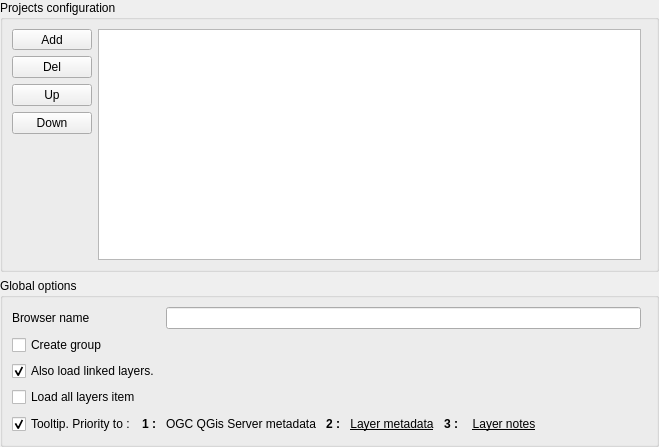
<?xml version="1.0" encoding="UTF-8"?>
<ui version="4.0">
 <class>SettingsWidget</class>
 <widget class="QWidget" name="SettingsWidget">
  <property name="windowModality">
   <enum>Qt::NonModal</enum>
  </property>
  <property name="geometry">
   <rect>
    <x>0</x>
    <y>0</y>
    <width>659</width>
    <height>447</height>
   </rect>
  </property>
  <property name="sizePolicy">
   <sizepolicy hsizetype="Preferred" vsizetype="Preferred">
    <horstretch>0</horstretch>
    <verstretch>0</verstretch>
   </sizepolicy>
  </property>
  <property name="windowTitle">
   <string>Projects</string>
  </property>
  <property name="windowIcon">
   <iconset>
    <normaloff>../resources/menu_from_project.png</normaloff>../resources/menu_from_project.png</iconset>
  </property>
  <property name="windowOpacity">
   <double>0.980000000000000</double>
  </property>
  <property name="locale">
   <locale language="English" country="UnitedStates"/>
  </property>
  <layout class="QGridLayout" name="gridLayout" rowstretch="1,0" columnstretch="0,0">
   <property name="leftMargin">
    <number>0</number>
   </property>
   <property name="topMargin">
    <number>0</number>
   </property>
   <property name="rightMargin">
    <number>0</number>
   </property>
   <property name="bottomMargin">
    <number>0</number>
   </property>
   <item row="0" column="0" colspan="2">
    <widget class="QGroupBox" name="grp_project">
     <property name="title">
      <string>Projects configuration</string>
     </property>
     <layout class="QGridLayout" name="gridLayout_3">
      <item row="0" column="0" colspan="2">
       <widget class="QStackedWidget" name="stackedWidget">
        <widget class="QWidget" name="project_page">
         <layout class="QHBoxLayout" name="horizontalLayout">
          <property name="leftMargin">
           <number>0</number>
          </property>
          <property name="topMargin">
           <number>0</number>
          </property>
          <property name="rightMargin">
           <number>0</number>
          </property>
          <property name="bottomMargin">
           <number>0</number>
          </property>
          <item>
           <layout class="QGridLayout" name="gridLayout_2">
            <item row="5" column="0">
             <spacer name="verticalSpacer">
              <property name="orientation">
               <enum>Qt::Vertical</enum>
              </property>
              <property name="sizeHint" stdset="0">
               <size>
                <width>20</width>
                <height>40</height>
               </size>
              </property>
             </spacer>
            </item>
            <item row="0" column="0">
             <widget class="QToolButton" name="btnAdd">
              <property name="sizePolicy">
               <sizepolicy hsizetype="Minimum" vsizetype="Fixed">
                <horstretch>0</horstretch>
                <verstretch>0</verstretch>
               </sizepolicy>
              </property>
              <property name="focusPolicy">
               <enum>Qt::WheelFocus</enum>
              </property>
              <property name="toolTip">
               <string>Add new project</string>
              </property>
              <property name="text">
               <string>Add</string>
              </property>
              <property name="popupMode">
               <enum>QToolButton::InstantPopup</enum>
              </property>
              <property name="arrowType">
               <enum>Qt::NoArrow</enum>
              </property>
             </widget>
            </item>
            <item row="4" column="0">
             <widget class="QPushButton" name="btnDown">
              <property name="maximumSize">
               <size>
                <width>16777215</width>
                <height>25</height>
               </size>
              </property>
              <property name="toolTip">
               <string>Move down selected project</string>
              </property>
              <property name="text">
               <string>Down</string>
              </property>
             </widget>
            </item>
            <item row="3" column="0">
             <widget class="QPushButton" name="btnUp">
              <property name="maximumSize">
               <size>
                <width>16777215</width>
                <height>25</height>
               </size>
              </property>
              <property name="toolTip">
               <string>Move up selected project</string>
              </property>
              <property name="text">
               <string>Up</string>
              </property>
             </widget>
            </item>
            <item row="1" column="0">
             <widget class="QPushButton" name="btnDelete">
              <property name="toolTip">
               <string>Delete selected</string>
              </property>
              <property name="text">
               <string>Del</string>
              </property>
             </widget>
            </item>
           </layout>
          </item>
          <item>
           <widget class="QTableView" name="projectTableView">
            <property name="minimumSize">
             <size>
              <width>300</width>
              <height>0</height>
             </size>
            </property>
            <property name="selectionMode">
             <enum>QAbstractItemView::SingleSelection</enum>
            </property>
            <property name="selectionBehavior">
             <enum>QAbstractItemView::SelectRows</enum>
            </property>
           </widget>
          </item>
          <item>
           <widget class="ProjectWidget" name="projectWidget" native="true"/>
          </item>
         </layout>
        </widget>
        <widget class="QWidget" name="no_project_page">
         <layout class="QGridLayout" name="gridLayout_5">
          <item row="1" column="0">
           <layout class="QVBoxLayout" name="layout_btn_project_add"/>
          </item>
          <item row="6" column="0">
           <spacer name="verticalSpacer_2">
            <property name="orientation">
             <enum>Qt::Vertical</enum>
            </property>
            <property name="sizeHint" stdset="0">
             <size>
              <width>20</width>
              <height>40</height>
             </size>
            </property>
           </spacer>
          </item>
          <item row="0" column="0">
           <widget class="QLabel" name="lbl_no_project">
            <property name="text">
             <string>No project available.</string>
            </property>
           </widget>
          </item>
         </layout>
        </widget>
       </widget>
      </item>
     </layout>
    </widget>
   </item>
   <item row="1" column="0" colspan="2">
    <widget class="QGroupBox" name="grp_options">
     <property name="title">
      <string>Global options</string>
     </property>
     <layout class="QGridLayout" name="gridLayout_4">
      <item row="3" column="0">
       <widget class="QCheckBox" name="cbxLoadAll">
        <property name="sizePolicy">
         <sizepolicy hsizetype="Fixed" vsizetype="Fixed">
          <horstretch>0</horstretch>
          <verstretch>0</verstretch>
         </sizepolicy>
        </property>
        <property name="text">
         <string>Load all layers item</string>
        </property>
        <property name="tristate">
         <bool>false</bool>
        </property>
       </widget>
      </item>
      <item row="1" column="0">
       <widget class="QCheckBox" name="cbxCreateGroup">
        <property name="sizePolicy">
         <sizepolicy hsizetype="Fixed" vsizetype="Fixed">
          <horstretch>0</horstretch>
          <verstretch>0</verstretch>
         </sizepolicy>
        </property>
        <property name="text">
         <string>Create group</string>
        </property>
        <property name="checked">
         <bool>false</bool>
        </property>
        <property name="tristate">
         <bool>false</bool>
        </property>
       </widget>
      </item>
      <item row="4" column="0" colspan="3">
       <layout class="QHBoxLayout" name="horizontalLayout_5">
        <item>
         <widget class="QCheckBox" name="cbxShowTooltip">
          <property name="toolTip">
           <string>Show title &amp;&amp; abstract in tooltip - click to move the item to the first position</string>
          </property>
          <property name="text">
           <string>Tooltip. Priority to :</string>
          </property>
          <property name="checked">
           <bool>true</bool>
          </property>
          <property name="tristate">
           <bool>false</bool>
          </property>
         </widget>
        </item>
        <item>
         <widget class="QLabel" name="label">
          <property name="font">
           <font>
            <weight>75</weight>
            <bold>true</bold>
           </font>
          </property>
          <property name="text">
           <string>1 :</string>
          </property>
         </widget>
        </item>
        <item>
         <widget class="QPushButton" name="mdSource1">
          <property name="cursor">
           <cursorShape>OpenHandCursor</cursorShape>
          </property>
          <property name="text">
           <string>OGC QGis Server metadata</string>
          </property>
          <property name="checkable">
           <bool>false</bool>
          </property>
          <property name="autoDefault">
           <bool>true</bool>
          </property>
          <property name="default">
           <bool>false</bool>
          </property>
          <property name="flat">
           <bool>true</bool>
          </property>
         </widget>
        </item>
        <item>
         <widget class="QLabel" name="label_2">
          <property name="font">
           <font>
            <weight>75</weight>
            <bold>true</bold>
           </font>
          </property>
          <property name="text">
           <string>2 :</string>
          </property>
         </widget>
        </item>
        <item>
         <widget class="QPushButton" name="mdSource2">
          <property name="font">
           <font>
            <underline>true</underline>
           </font>
          </property>
          <property name="cursor">
           <cursorShape>OpenHandCursor</cursorShape>
          </property>
          <property name="text">
           <string>Layer metadata</string>
          </property>
          <property name="flat">
           <bool>true</bool>
          </property>
         </widget>
        </item>
        <item>
         <widget class="QLabel" name="label_3">
          <property name="font">
           <font>
            <weight>75</weight>
            <bold>true</bold>
           </font>
          </property>
          <property name="text">
           <string>3 :</string>
          </property>
         </widget>
        </item>
        <item>
         <widget class="QPushButton" name="mdSource3">
          <property name="font">
           <font>
            <underline>true</underline>
           </font>
          </property>
          <property name="cursor">
           <cursorShape>OpenHandCursor</cursorShape>
          </property>
          <property name="text">
           <string>Layer notes</string>
          </property>
          <property name="flat">
           <bool>true</bool>
          </property>
         </widget>
        </item>
        <item>
         <spacer name="horizontalSpacer_4">
          <property name="orientation">
           <enum>Qt::Horizontal</enum>
          </property>
          <property name="sizeHint" stdset="0">
           <size>
            <width>40</width>
            <height>20</height>
           </size>
          </property>
         </spacer>
        </item>
       </layout>
      </item>
      <item row="2" column="0">
       <widget class="QCheckBox" name="cbxOpenLinks">
        <property name="toolTip">
         <string>Opens with layer, layers linked by 'relations' or joins.</string>
        </property>
        <property name="text">
         <string>Also load linked layers.</string>
        </property>
        <property name="checked">
         <bool>true</bool>
        </property>
       </widget>
      </item>
      <item row="0" column="0">
       <widget class="QLabel" name="label_browser_name">
        <property name="text">
         <string>Browser name</string>
        </property>
       </widget>
      </item>
      <item row="0" column="1">
       <widget class="QLineEdit" name="lne_browser_name"/>
      </item>
     </layout>
    </widget>
   </item>
  </layout>
 </widget>
 <customwidgets>
  <customwidget>
   <class>ProjectWidget</class>
   <extends>QWidget</extends>
   <header>menu_from_project.ui.project_widget</header>
   <container>1</container>
  </customwidget>
 </customwidgets>
 <tabstops>
  <tabstop>btnAdd</tabstop>
 </tabstops>
 <resources/>
 <connections/>
</ui>
